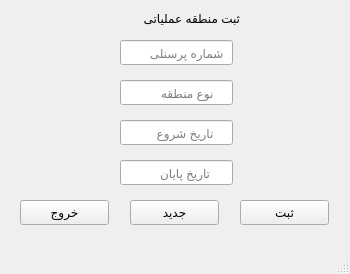
<?xml version="1.0" encoding="UTF-8"?>
<ui version="4.0">
 <class>MainWindow</class>
 <widget class="QMainWindow" name="MainWindow">
  <property name="geometry">
   <rect>
    <x>0</x>
    <y>0</y>
    <width>350</width>
    <height>274</height>
   </rect>
  </property>
  <property name="windowTitle">
   <string>MainWindow</string>
  </property>
  <widget class="QWidget" name="centralwidget">
   <widget class="QLabel" name="label">
    <property name="geometry">
     <rect>
      <x>120</x>
      <y>10</y>
      <width>120</width>
      <height>17</height>
     </rect>
    </property>
    <property name="text">
     <string>ثبت منطقه عملیاتی</string>
    </property>
   </widget>
   <widget class="QLineEdit" name="lineEdit">
    <property name="geometry">
     <rect>
      <x>120</x>
      <y>40</y>
      <width>113</width>
      <height>25</height>
     </rect>
    </property>
    <property name="placeholderText">
     <string>  شماره پرسنلی</string>
    </property>
   </widget>
   <widget class="QLineEdit" name="lineEdit_2">
    <property name="geometry">
     <rect>
      <x>120</x>
      <y>80</y>
      <width>113</width>
      <height>25</height>
     </rect>
    </property>
    <property name="text">
     <string/>
    </property>
    <property name="placeholderText">
     <string>     نوع منطقه</string>
    </property>
   </widget>
   <widget class="QLineEdit" name="lineEdit_3">
    <property name="geometry">
     <rect>
      <x>120</x>
      <y>120</y>
      <width>113</width>
      <height>25</height>
     </rect>
    </property>
    <property name="placeholderText">
     <string>     تاریخ شروع</string>
    </property>
   </widget>
   <widget class="QLineEdit" name="lineEdit_4">
    <property name="geometry">
     <rect>
      <x>120</x>
      <y>160</y>
      <width>113</width>
      <height>25</height>
     </rect>
    </property>
    <property name="placeholderText">
     <string>      تاریخ پایان</string>
    </property>
   </widget>
   <widget class="QPushButton" name="pushButton">
    <property name="geometry">
     <rect>
      <x>240</x>
      <y>200</y>
      <width>89</width>
      <height>25</height>
     </rect>
    </property>
    <property name="text">
     <string>ثبت</string>
    </property>
   </widget>
   <widget class="QPushButton" name="pushButton_2">
    <property name="geometry">
     <rect>
      <x>130</x>
      <y>200</y>
      <width>89</width>
      <height>25</height>
     </rect>
    </property>
    <property name="text">
     <string>جدید</string>
    </property>
   </widget>
   <widget class="QPushButton" name="pushButton_3">
    <property name="geometry">
     <rect>
      <x>20</x>
      <y>200</y>
      <width>89</width>
      <height>25</height>
     </rect>
    </property>
    <property name="text">
     <string>خروج</string>
    </property>
   </widget>
  </widget>
  <widget class="QStatusBar" name="statusbar"/>
 </widget>
 <resources/>
 <connections/>
</ui>
